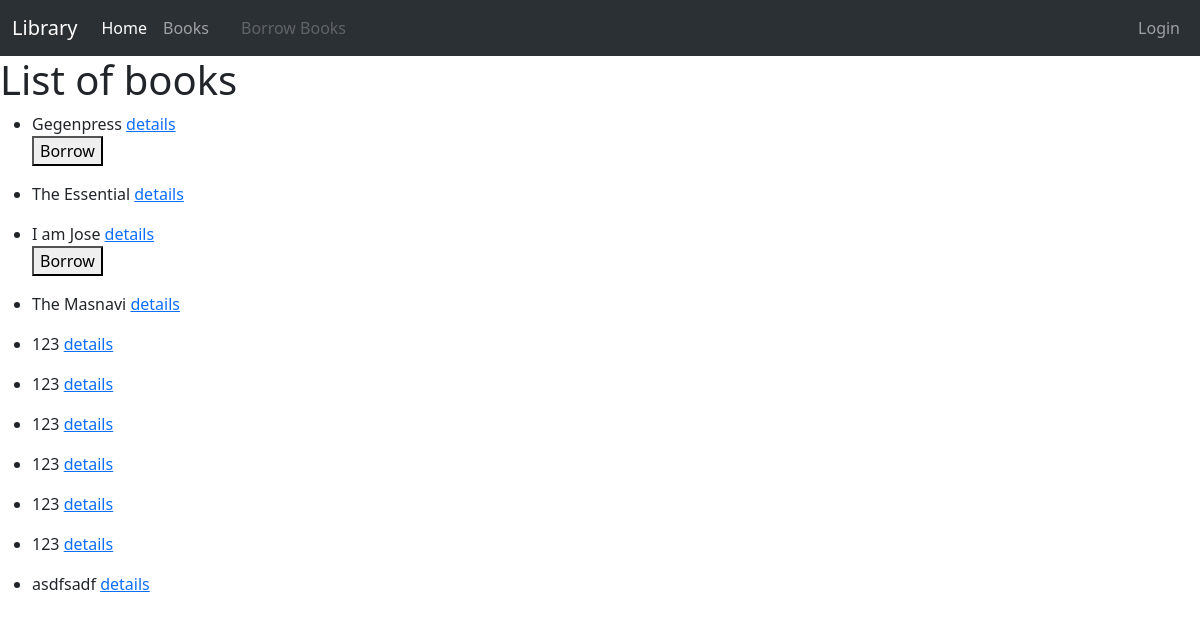
Before: /book_list/ with the older database file.
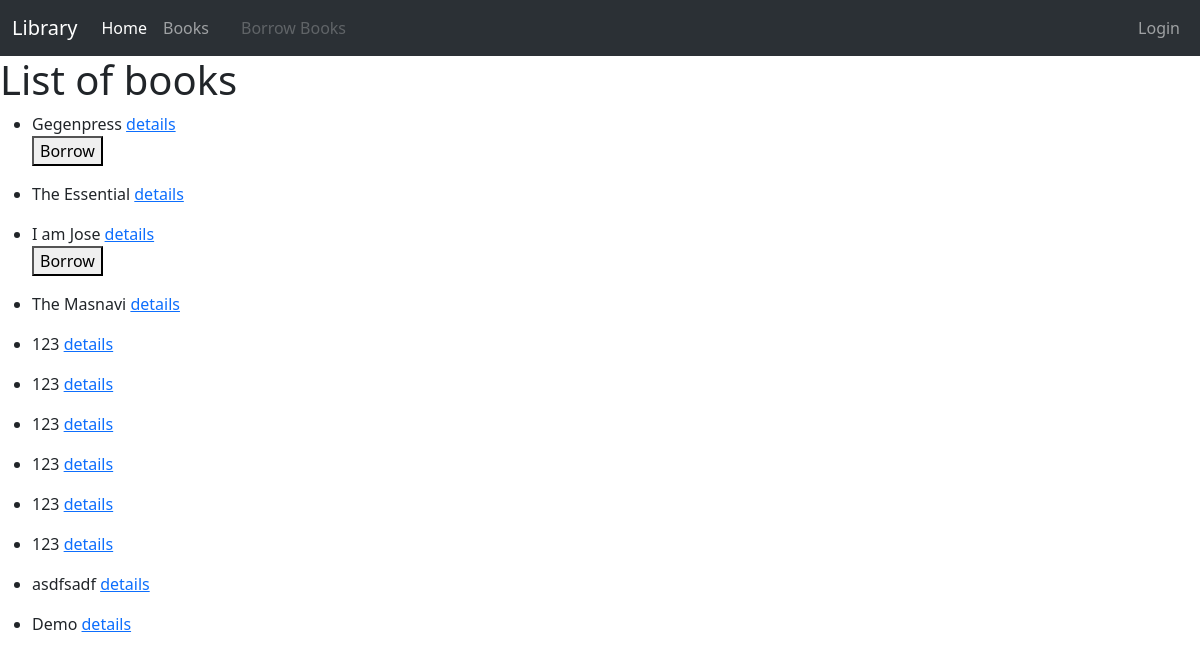
After: the same page with the newer database file.
### catalog/models.py (models this page shows, shortened)
class Book(models.Model):
    title = models.CharField(max_length=200)
    author = models.ForeignKey('Author',on_delete=models.SET_NULL,null=True)
    summary = models.TextField(max_length=600)
    isbn = models.CharField('ISBN',max_length=13,unique=True)
    genre = models.ManyToManyField(Genre)
    language = models.ForeignKey('Language',on_delete=models.SET_NULL,null=True)

class BookInstance(models.Model):
    id = models.UUIDField(primary_key=True,default=uuid.uuid4)
    book = models.ForeignKey('Book',on_delete=models.RESTRICT,null=True)
    imprint = models.CharField(max_length=200)
    due_back = models.DateField(null=True,blank=True)
    borrower = models.ForeignKey(User,on_delete=models.SET_NULL,null=True)
    LOAN_STATUS = (
        ('m','Maintenance'),
        ('o','On Loan'),
        ('a','Available'),
        ('r','Reserved')
    )
    status = models.CharField(max_length=1,choices=LOAN_STATUS,blank=True,default='m')
    class Meta:
        ordering = ['due_back']

### catalog/views.py (the view)
# urls.py: path('book_list/',BookListView.as_view(),name='book_list'),
class BookListView(ListView):
    model = Book
    queryset = Book.objects.all()
    context_object_name = 'book_list'

### catalog/templates/catalog/book_list.html (shortened to what this page needs)
{% extends 'catalog/index.html' %}
{% block content %}
<h1>List of books</h1>
{% for book in object_list %}
<ul>
    <li>{{ book.title }}
        <a href="{% url 'catalog:book_detail' book.id %}">details</a>
        {% for instance in book.bookinstance_set.all %}
            {% if instance.status == 'a' %}
                <form action="{% url 'catalog:borrow_book' instance.id %}" method="post">
                    <button type="submit">Borrow</button>
                </form>
            {% endif %}
        {% endfor %}
    </li>
</ul>
{% endfor %}
{% endblock %}

Changed rows visible on the page:
added Book: title "Demo"
